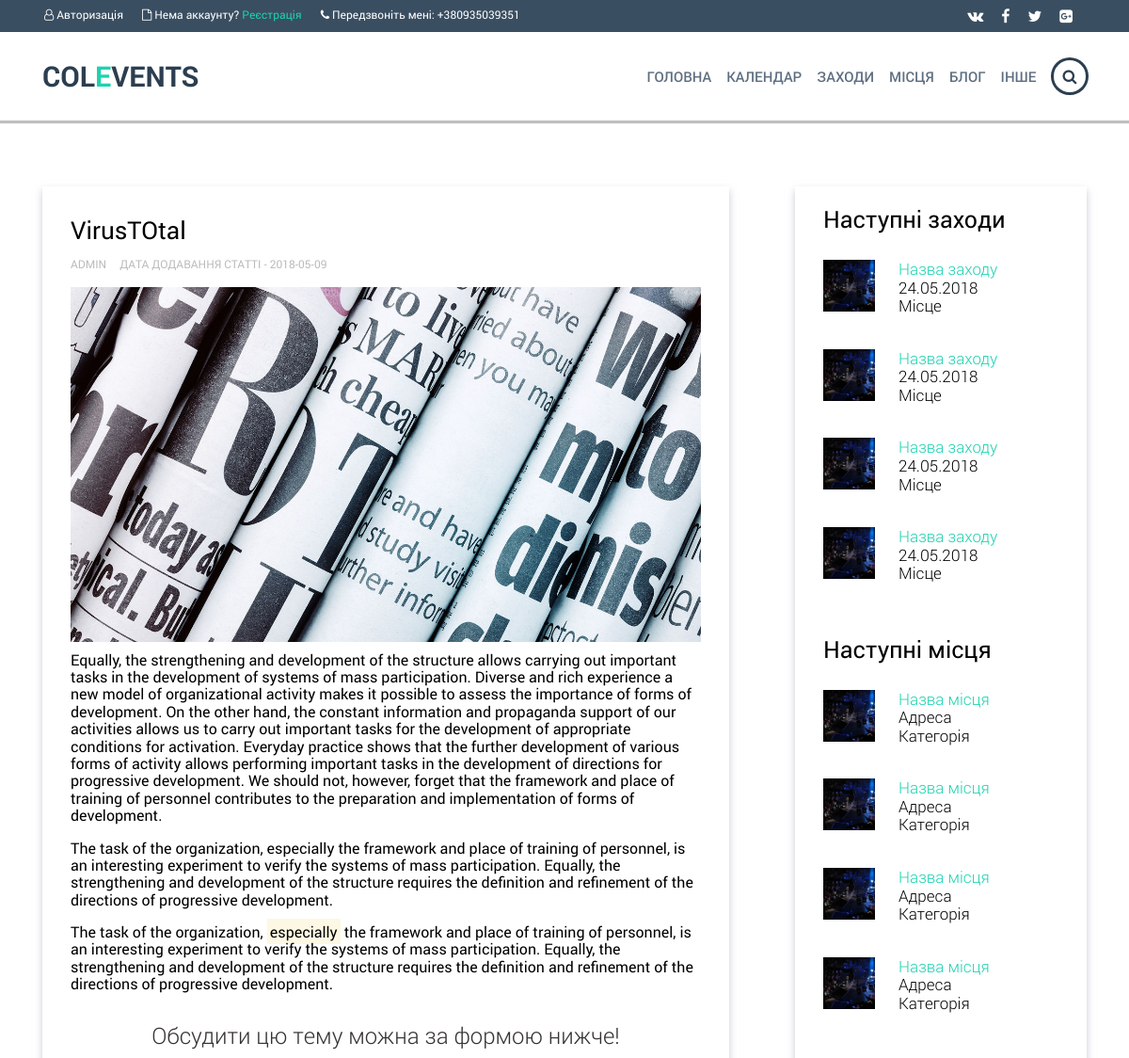
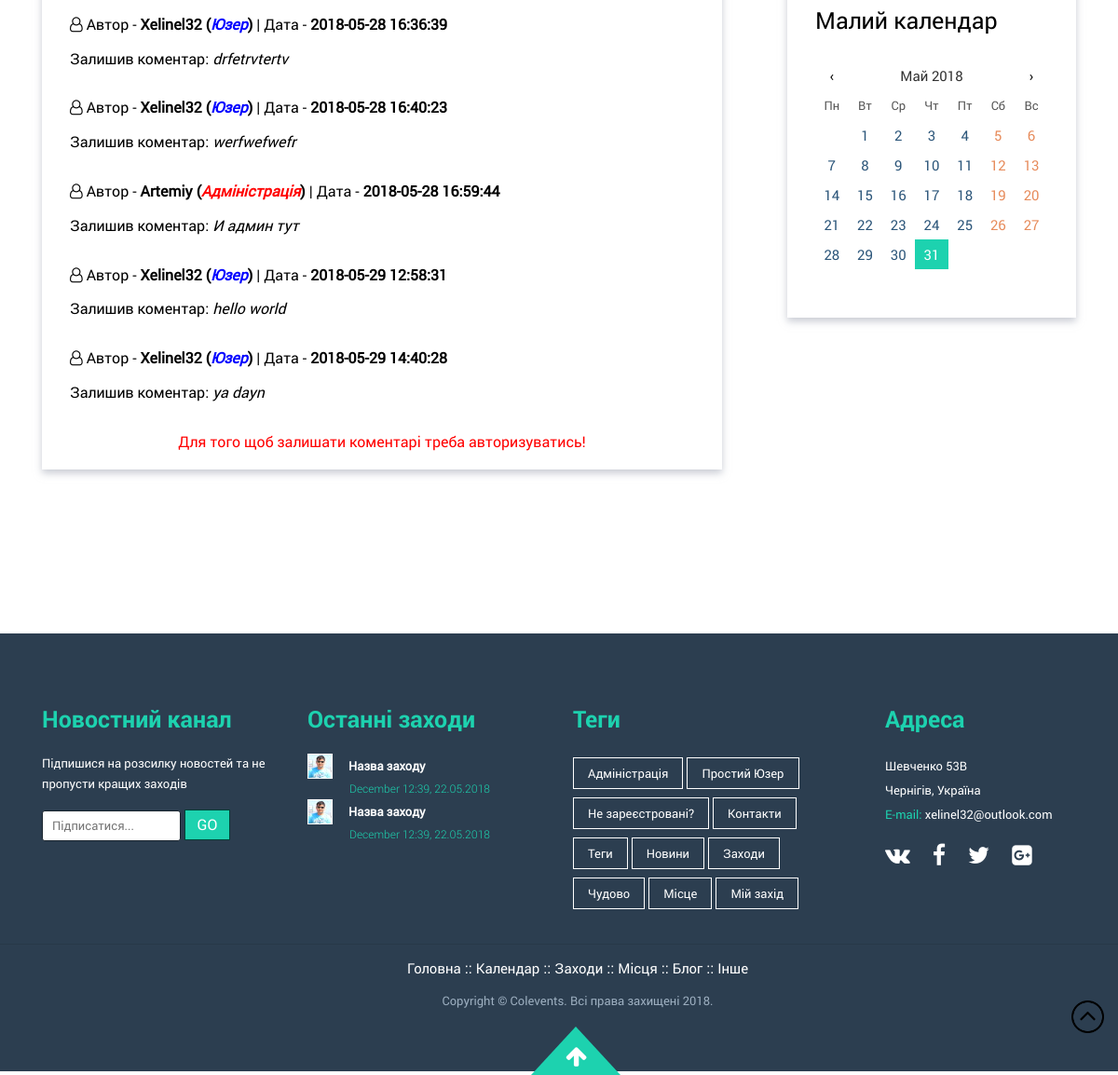
The app's page /app/pages/big_blog?id=3 with its own data (2 pictures, top to bottom).
### tables this page shows
CREATE TABLE `blog` (
  `id` int(11) NOT NULL,
  `user_post` varchar(100) NOT NULL,
  `date_post` date NOT NULL,
  `image_post` text NOT NULL,
  `small_text_post` text NOT NULL,
  `big_text_post` text NOT NULL,
  `title_post` varchar(250) NOT NULL
);

CREATE TABLE `comments_blog` (
  `id` int(11) NOT NULL,
  `id_blog` int(11) NOT NULL,
  `author` varchar(50) NOT NULL,
  `text` text NOT NULL,
  `date` datetime NOT NULL,
  `comments_user_type` varchar(20) NOT NULL
);

### app/function/comments_blog_view.php (the view)
<?php
include 'configdb.php';
	if(isset($_GET['id'])){
		$sqlquery = "SELECT * FROM `comments_blog` WHERE `id_blog` = ".$_GET['id']."";
}
	$sql = mysqli_query($conn,$sqlquery) or die(mysqli_error());
	while($row = mysqli_fetch_array($sql)){
?>
		<i class="fa fa-user-o" aria-hidden="true"></i> Автор - <b><?php echo $row['author']; ?>
	<?php if($row['comments_user_type'] =='Юзер'){ ?>
		(<i style = "color: blue;"><?php echo $row['comments_user_type']; ?></i>)</b>
	<?php } else { ?>
		(<i style = "color: red"><?php echo $row['comments_user_type']; ?></i>)</b>
	<?php } ?>
		| Дата - <b><?php echo $row['date']; ?></b></br>
		</br><p>Залишив коментар: <i><?php echo $row['text']; ?></i></p>
<div style="clear: both;"><br></div>
<?php } ?>

### app/pages/pages_include/up_style.php (shortened to what this page needs)
<!DOCTYPE html>
<html lang="ru">
<head>
	<link rel="stylesheet" href="../libs/bootstrap/bootstrap-grid.min.css" />
	<link rel="stylesheet" href="../libs/font-awesome-4.7.0/css/font-awesome.css" />
	<link rel="stylesheet" href="../css/fonts.css" />
	<link rel="stylesheet" href="../css/main.css" />
	<link rel="stylesheet" href="../css/media.css" />
	<link rel="stylesheet" href="../libs/mobilemenu/jquery.mmenu.all.css" />
	<link rel="stylesheet" href="../libs/superfish/superfish.css" />
	<link rel="stylesheet" href="../libs/superfish/megafish.css" />
	<link rel="stylesheet" href="../css/hard_style.css">
	<link rel="stylesheet" href="../libs/bootstrap/bootstrap.min.css">
</head>

### app/pages/big_blog.php (shortened to what this page needs)
<?php include("pages_include/up_style.php") ?>
<body>
<header class="top_header">
	<?php include("../include/header.php") ?>
</header>
  <div class="main_content_news">
    <div class="container">
    <div class="row">
      <div class="col-md-8">
          <?php
	if(isset($_GET['id'])){
    $sql = mysqli_query($conn,"SELECT * FROM `blog` WHERE `id` = ".$_GET['id']."") or die("Помилка");
    while($result = mysqli_fetch_array($sql)){
?>
          <div class="news_content">
            <div class="box_news">
              <h2 class="post_title"><?php echo $result['title_post']; ?></h2>
              <div class="post_meta">
                <ul>
                <li><?php echo $result['user_post'];?></li>
                  <li>Дата додавання статті - <?php echo $result['date_post'];?></li>
                </ul>
              </div>
              <img class="mini_log" src="<?php echo $result['image_post'];?>" alt="post_image">
              <?php echo $result['big_text_post'];?>
            <?php }}else{
            echo "<script>window.location = '404.php';</script>";
            mysqli_close();} ?>
               <div class="CommentsToEventPage">
                  <h4>Обсудити цю тему можна за формою нижче!</h4><br>
                  <?php include('../function/comments_blog_view.php') ?>
          <?php if(!isset($_SESSION["user"])){ ?>
            <p style="text-align: center; color: red;">Для того щоб залишати коментарi треба авторизуватись!</p>
                  <?php } ?>
                  </div>
            </div>
          </div>
            </div>
            <?php include("../include/sidebar.php"); ?>
        </div>
    </div>
</div>
<footer>
	<?php include("../include/footer.php") ?>
</footer>
<div class="up_button">
    <img src="../img/up.png">
  </div>
</body>
</html>

### app/include/header.php (shortened to what this page needs)
<?php
function activemenu($activemenu)
{
    $menuitem = basename($_SERVER['SCRIPT_NAME']);
}
?>
<div class="header_topline">
        <div class="container">
          <div class="row">
            <div class="col-md-12">
              <div class="soc_button">
                <a target="_blank" href="http://vk.com/xelinel32"><i class="fa fa-vk" aria-hidden="true"></i></a>
                <a target="_blank" href="https://www.facebook.com/artem.sedlyar"><i class="fa fa-facebook" aria-hidden="true"></i></a>
                <a target="_blank" href="https://twitter.com/ArtemSedlar"><i class="fa fa-twitter" aria-hidden="true"></i></a>
                <a target="_blank" href="https://plus.google.com/u/0/103334064496844281082"><i class="fa fa-google-plus-square" aria-hidden="true"></i></a>
              </div>
              <div class="login_contact">
              <?php if(!isset($_SESSION["user"])){ ?>
              <p>
               <i class="fa fa-user-o" aria-hidden="true"></i>
                  <a id="logadm" data-toggle="modal" data-target="#CustomerModal" href="">Авторизація</a>
              </p>
              <p>
               <i class="fa fa-file-o" aria-hidden="true"></i> Нема аккаунту?
                  <a data-toggle="modal" data-target="#RegisterModal" href="">Реєстрація</a>
                </p>
               <?php }else{ ?>
                <?php $sql = "SELECT id FROM multi_login LIMIT 1";
                  $rs_result = mysqli_query($conn,$sql);
                  while($result = mysqli_fetch_array($rs_result)){
                 ?>
                <p>
                  Ласкаво просимо <?php echo $_SESSION['user']['user_type'];?> -
                  <i class="fa fa-user-o" aria-hidden="true"></i>
                  <a id="logadm"  href="../user/user?id=<?php echo $_SESSION['user']['id'];?>"><?php echo $_SESSION['user']['username'];?></a>
                </p>
                <p>
                  <i class="fa fa-sign-out" aria-hidden="true"></i>
                  <a href="../function/logout.php">Вийти</a>
                </p>
               <?php }} ?>
                <span>
                    <p><i class="fa fa-phone" aria-hidden="true"></i> Передзвоніть мені: +380935039351</p>
                </span>
              </div>
           </div>
         </div>
       </div>
      </div>
<div class="header_under">
        <div class="container">
          <div class="col-md-12">
            <div class="row">
              <a href="../index" class="logo_site">COL<span>E</span>VENTS</a>
              <div class="main_menu">
                <ul class="sf-menu">
                  <li><a <?=activemenu("index.php")?> href="../index">Головна</a></li>
                  <li><a <?=activemenu("full_calendar.php")?> href="../pages/full_calendar">Календар</a></li>
                  <li><a <?=activemenu("events.php")?> href="../pages/events">Заходи</a></li>
                  <li><a <?=activemenu("location.php")?> href="../pages/location">Місця</a></li>
                  <li><a <?=activemenu("blog.php")?> href="../pages/blog">Блог</a></li>
                  <li><a <?=activemenu("moreinfo.php")?> href="../pages/moreinfo">Інше</a></li>
                </ul>
                <div class="search_menu">
                  <a data-toggle="modal" data-target="#SearchModal" href="#"><i class="fa fa-search" aria-hidden="true"></i></a>
                </div>
              </div>
            </div>
          </div>
        </div>
      </div>

### app/include/sidebar.php (shortened to what this page needs)
<div class="col-md-4">
    <div class="sidebar_my">
        <h3>Наступні заходи</h3>
        <div class="sidebarevent">
        <?php for ($i=0; $i < 4; $i++) {
            echo '<div class="sidebareventsmall">
            <img src="../img/sidebar_event_prev.jpg" alt="">
            <ul>
                <li><a href="../pages/big_events">Назва заходу</a></li>
                <li>24.05.2018</li>
                <li>Місце</li>
            </ul>
        </div>';
        } ?>
        </div>
        <h3>Наступні місця</h3>
        <?php for ($i=0; $i < 4; $i++) {
            echo '<div class="sidebareventsmall">
            <img src="../img/sidebar_event_prev.jpg" alt="">
            <ul>
                <li><a href="../pages/singl_location">Назва місця</a></li>
                <li>Адреса</li>
                <li>Категорія</li>
            </ul>
        </div>';
        } ?>
        <h3>Малий календар</h3>
        <div class="sidebareventsmall">
        <table id="calendar2">
  <thead>
    <tr><td>‹<td colspan="5"><td>›
    <tr><td>Пн<td>Вт<td>Ср<td>Чт<td>Пт<td>Сб<td>Вс
  <tbody>
</table>
        </div>
    </div>
</div>

### app/include/footer.php
<div class="FooterContent">
<div class="container">
  <div class="row">
    <div class="col-sm">
      <h3>Новостний канал</h3>
      <div class="Newslatter">
      <p>Підпишися на розсилку новостей та не пропусти кращих заходів</p>
      <form action="" method="POST">
      <input type="text" required placeholder="Підписатися...">
      <input type="submit" value="GO">
      </form>
      </div>
    </div>
    <div class="col-sm">
        <h3>Останні заходи</h3>
        <div class="LatestNews">
        <img src="../img/ava.jpg" alt="ava">
        <b><a href="../pages/big_events.php">Назва заходу</a></b>
            <br><span>December 12:39, 22.05.2018</span>
            <br><img src="../img/ava.jpg" alt="ava">
        <b><a href="../pages/big_events.php">Назва заходу</a></b>
            <br><span>December 12:39, 22.05.2018</span>
        </div>
    </div>
    <div class="col-sm">
        <h3>Теги</h3>
        <div class="Tags">
        <p>
            <a data-toggle="modal" data-target="#AdminModal" href="#">Адміністрація</a>
            <a data-toggle="modal" data-target="#CustomerModal" href="#">Простий Юзер</a>
            <a data-toggle="modal" data-target="#RegisterModal" href="#">Не зареєстровані?</a>
            <a href="../pages/moreinfo">Контакти</a>
            <a href="../index">Теги</a>
            <a href="../pages/news">Новини</a>
            <a href="../pages/events">Заходи</a>
            <a href="#">Чудово</a>
            <a href="../pages/location">Місце</a>
            <a href="../pages/my_booking">Мій захід</a>
</p>
        </div>
    </div>
    <div class="col-sm">
    <div class="FooterAdress">
        <h3>Адреса</h3>
        <div class="AddressFoo">
            <p>Шевченко 53В<br>
            Чернігів, Україна<br>
            <span>E-mail:</span>
            xelinel32@outlook.com
        </p>
        <div class="FooterSocial">
    <a target="_blank" href="http://vk.com/xelinel32"><i class="fa fa-vk" aria-hidden="true"></i></a>
    <a target="_blank" href="https://www.facebook.com/artem.sedlyar"><i class="fa fa-facebook" aria-hidden="true"></i></a>
    <a target="_blank" href="https://twitter.com/ArtemSedlar"><i class="fa fa-twitter" aria-hidden="true"></i></a>
    <a target="_blank" href="https://plus.google.com/u/0/103334064496844281082"><i class="fa fa-google-plus-square" aria-hidden="true"></i></a>
        </div>
        </div>
        </div>
    </div>
  </div>
</div>
<hr id="#hrev">
    <div class="FooterMenu">
        <div class="container">
            <div class="row">
                <div class="col-md-12">
                    <div class="navfoo">
                    <ul>
                        <li><a <?=activemenu("index.php")?> href="../index">Головна</a> ::</li>
                        <li><a <?=activemenu("full_calendar.php")?> href="../pages/full_calendar">Календар</a> ::</li>
                        <li><a <?=activemenu("events.php")?> href="../pages/events">Заходи</a> ::</li>
                        <li><a <?=activemenu("location.php")?> href="../pages/location">Місця</a> ::</li>
                        <li><a <?=activemenu("blog.php")?> href="../pages/blog">Блог</a> ::</li>
                        <li><a <?=activemenu("moreinfo.php")?> href="../pages/moreinfo">Інше</a></li>
                    </ul>
                    </div>
                    <span>Copyright &copy Colevents. Всі права захищені 2018.</span>
                    <div class="Triq"><a href="#"><i class="fa fa-arrow-up" aria-hidden="true"></i></a></div>
                </div>
            </div>
        </div>
    </div>
</div>

### app/libs/superfish/superfish.css (style rules this page uses)
.sf-menu, .sf-menu * { margin: 0; padding: 0; list-style: none; }
.sf-menu li { position: relative; }
.sf-menu > li { float: left; }
.sf-menu a { display: block; position: relative; }
.sf-menu { float: left; margin-bottom: 1em; }
.sf-menu a { border-left: 1px solid #fff; border-top: 1px solid #dFeEFF; border-top: 1px solid rgba(255,255,255,.5); padding: .75em 1em; text-decoration: none; zoom: 1; }
.sf-menu a { color: #13a; }
.sf-menu li { background: #BDD2FF; white-space: nowrap; *white-space: normal; -webkit-transition: background .2s; transition: background .2s; }

### app/libs/superfish/megafish.css (style rules this page uses)
.sf-menu { position: relative; margin: 0; padding: 0; list-style: none; }
.sf-menu > li { float: left; }
.sf-menu > li > a { display: block; position: relative; }
.sf-menu { float: left; margin-bottom: 1em; width: 100%; }
.sf-menu > li > a { border-left: 1px solid #fff; border-top: 1px solid #dFeEFF; border-top: 1px solid rgba(255,255,255,.5); padding: .75em 1em; text-decoration: none; zoom: 1; color: #13a; }
.sf-menu > li { background: #BDD2FF; -webkit-transition: background .2s; transition: background .2s; }

### records on screen
blog: title_post "VirusTOtal", user_post "ADMIN", date_post "2018-05-09", image_post (picture), big_text_post "Equally, the strengthening and development of the structure allows carrying out important tasks in the development of systems of mass participation. Diverse and rich experience a new model of organizational activity makes it possible to assess the importance of forms of development. On the other hand, the constant information and propaganda support of our activities allows us to carry out important tasks for the development of appropriate conditions for activation. Everyday practice shows that the further development of various forms of activity allows performing important tasks in the development of directions for progressive development. We should not, however, forget that the framework…"
comments_blog: author "Xelinel32", comments_user_type "Юзер", date "2018-05-28 16:36:39", text "drfetrvtertv"
comments_blog: author "Xelinel32", comments_user_type "Юзер", date "2018-05-28 16:40:23", text "werfwefwefr"
comments_blog: author "Artemiy", comments_user_type "Адміністрація", date "2018-05-28 16:59:44", text "И админ тут"
comments_blog: author "Xelinel32", comments_user_type "Юзер", date "2018-05-29 12:58:31", text "hello world"
comments_blog: author "Xelinel32", comments_user_type "Юзер", date "2018-05-29 14:40:28", text "ya dayn"
